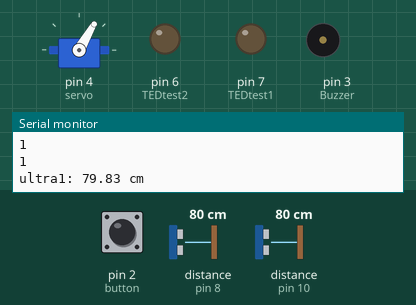
This sketch was run on a simulated Arduino Uno, built with avr-gcc and run on an emulated ATmega328P. On the bench: servo, output pins drawn as LEDs (lit = HIGH), buzzer (waves = sounding), the last lines printed to the serial monitor. Wiring (inferred from the names in the program): 2 × ultrasonic range finder: trigger pin 9, echo pin 8 / trigger pin 11, echo pin 10. The test bench sets the inputs (shaded band); at power-on: distance to the obstacle (sensors on pin 8, pin 10) 80 cm, pin 2 (button) LOW. The echo pulse lasts 58.3 µs per cm; pins used as bus, display or sensor lines are not drawn.

Above: at 1.2 s.
1.3 s: distance to the obstacle (sensor on pin 8) set to 55 cm
2.8 s: distance to the obstacle (sensor on pin 8) set to 47 cm
At 3.2 s:
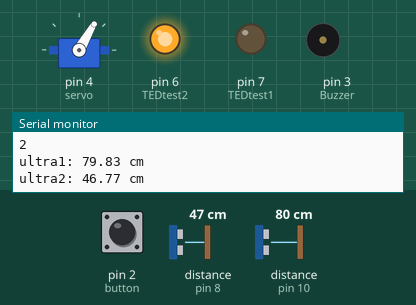
4.3 s: distance to the obstacle (sensor on pin 10) set to 53 cm
7.3 s: distance to the obstacle (sensor on pin 10) set to 47 cm
At 7.47 s:
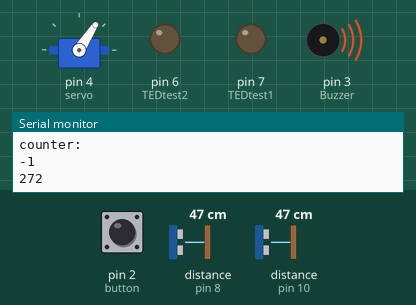
9.1 s: pin 2 (button) pulled HIGH for 1 s
At 9.41 s:
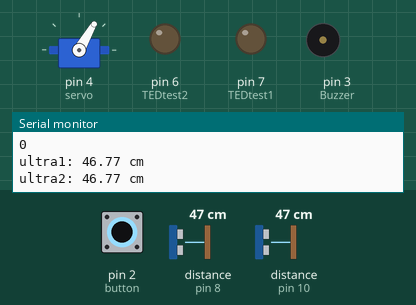
12.1 s: pin 2 (button) pulled HIGH for 3.2 s
At 15.7 s:
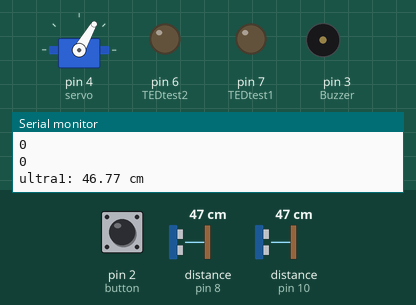
Timing chart, 0 to 17.2 s (numbered marks = the images above; inputs shaded):
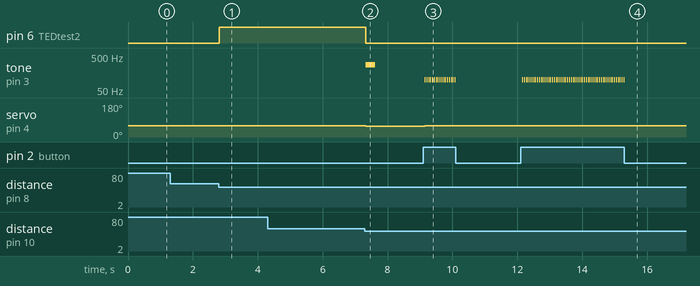

The sketch:

PeopleCounter.ino
```cpp
#define trigPin1 11 // send ultrasonic from sensor 1
#define echoPin1 10 // receive echo on sensor 1
#define trigPin2 9 // send ultrasonic from sensor 2
#define echoPin2 8 // receive echo on sensor 2
#define servo 4   //servo
#define Buzzer 3 // speaker
#define TEDtest1 7 // led testing
#define TEDtest2 6 // led testing
#define button 2 // button for starting song

#include <Servo.h>
Servo servoMain;
int buzzFreq;
float duration1, duration2, distance1, distance2;
int set1 = 1, set2 = 1, counter = 0, ArrayI, pos = 60;
double timer1, timer2;
int notecount[400];

void setup() {
  Serial.begin (9600);
  pinMode(trigPin1, OUTPUT);
  pinMode(echoPin1, INPUT);
  pinMode(trigPin2, OUTPUT);
  pinMode(echoPin2, INPUT);
  pinMode(TEDtest1, OUTPUT);
  pinMode(TEDtest2, OUTPUT);
  pinMode(button, INPUT);
  pinMode(servo, OUTPUT);
  pinMode(button, INPUT);
  servoMain.attach(servo); //servo pin4
  digitalWrite(button, LOW);
  digitalWrite(TEDtest1, LOW);
  digitalWrite(TEDtest2, LOW);
  servoMain.write(pos);
}

void loop() {
  if (set1 == 2) timer1 += 50;
  if (set2 == 2) timer2 += 50;

  // sensor 1
  digitalWrite(trigPin1, LOW);
  delayMicroseconds(2);
  digitalWrite(trigPin1, HIGH);
  delayMicroseconds(10);
  digitalWrite(trigPin1, LOW);

  duration1 = pulseIn(echoPin1, HIGH, 100000);
  if (set1 == 2) timer1 += (duration1 + 12) / 1000;
  if (set2 == 2) timer2 += (duration1 + 12) / 1000;
  distance1 = (duration1 / 2 ) / 29.1;
  if (distance1 >= 50.0 && distance2 >= 50 && set1 == 0) set1 = 1; //privent double counts
  if (distance1 < 50.0 && set1 == 1 && set2 != 2) {     // when condition meets, start timer1
    set1 = 2;
    digitalWrite(TEDtest1, HIGH);
  }
  // someone exited the room, update variables, update output, reset
  if (distance1 < 50.0 && set2 == 2 && set1 == 1) {
    counter--;
    pos -= 3;
    servoMain.write(pos);
    buzzFreq = TimetoFreq(timer2);
    tone(Buzzer, buzzFreq, 300);
    notecount[ArrayI] = buzzFreq;
    ArrayI++;
    digitalWrite(TEDtest2, LOW);
    // print to console for test
    Serial.println("timer2: ");
    Serial.println(timer2);
    Serial.println("counter: ");
    Serial.println(counter);
    Serial.println(buzzFreq);
    // reset variables
    timer2 = 0;
    set1 = 0;
    set2 = 0;
    delay(500);
  }
  //sensor 2
  digitalWrite(trigPin2, LOW);
  delayMicroseconds(2);
  digitalWrite(trigPin2, HIGH);
  delayMicroseconds(10);
  digitalWrite(trigPin2, LOW);

  duration2 = pulseIn(echoPin2, HIGH, 100000);
  if (set1 == 2) timer1 += (duration2 + 12) / 1000;
  if (set2 == 2) timer2 += (duration2 + 12) / 1000;
  distance2 = (duration2 / 2) / 29.1;
  if (distance2 >= 50.0 && distance1 >= 50 && set2 == 0) set2 = 1;
  if (distance2 < 50.0 && set2 == 1 && set1 != 2) {      // when condition meets, start timer2
    set2 = 2;
    digitalWrite(TEDtest2, HIGH);
  }

  // someone entered the room, update variables, update output, reset
  if (distance2 < 50.0 && set1 == 2 && set2 == 1) {
    counter++;
    pos += 3;
    servoMain.write(pos);
    buzzFreq = TimetoFreq(timer1);
    tone(Buzzer, buzzFreq, 300);
    notecount[ArrayI] = buzzFreq;
    ArrayI++;
    digitalWrite(TEDtest1, LOW);
    // print to console for test
    Serial.println("timer1: ");
    Serial.println(timer1);
    Serial.println("counter: ");
    Serial.println(counter);
    Serial.println(buzzFreq);
    // reset variables
    timer1 = 0;
    set1 = 0;
    set2 = 0;
    delay(500);
  }
  // print on monitor for testing
  Serial.print("ultra1: ");
  Serial.print(distance1);
  Serial.println(" cm");
  Serial.print("ultra2: ");
  Serial.print(distance2);
  Serial.println(" cm");
  Serial.println(set1);
  Serial.println(set2);
  delay(50);
  //play the music
  if (digitalRead(button) == HIGH || counter > 30 || counter < -10) {
    for (int i = 0; i <= ArrayI; i++) {
      tone(Buzzer, notecount[i], 12000 / sqrt(notecount[i]) );
    }
    pos = 60;
    servoMain.write(pos);
    counter = 0;
    ArrayI = 0;
    digitalWrite(button, LOW);
    tone(Buzzer, 100, 10);
  }
}
```

TimetoFreq.ino
```cpp
int TimetoFreq(int t) {
  if (t > 6000) return 230;
  else if (t > 3000) return int(15000 / sqrt(0.7 * t));
  else if (t > 2000) return int(18000 / sqrt(t));
  else if (t > 1000) return int(-0.4 * t + 1200);
  else if (t > 500) return int(-0.8 * t + 1600);
  else if (t > 250) return int(-1.2 * t + 1800);
  else return 1550;
}
```

Measured:
- the behaviour switches between 51 and 50 cm on distance to the obstacle (sensor on pin 8) (found by bisection; images 0 and 1)
- the behaviour switches between 51 and 50 cm on distance to the obstacle (sensor on pin 10) (found by bisection; images 1 and 2)
- after the input at 2.8 s, pin 6 (TEDtest2): LOW → HIGH at once
- after the input at 7.3 s, pin 6 (TEDtest2): HIGH → LOW at once; tone on pin 3 (Buzzer): silent → 272 Hz at once, → silent 0.30 s later; servo on pin 4 (servo): 60° → 57° at once
- after the input at 9.1 s, tone on pin 3 (Buzzer): alternates 100 Hz for 0.01 s and silent for 0.05 s, 34 changes in all, then stays silent, starting after 0.05 s; servo on pin 4 (servo): 57° → 60° after 0.05 s
- after the input at 12.1 s, tone on pin 3 (Buzzer): alternates 100 Hz for 0.01 s and silent for 0.05 s, 110 changes in all, then stays silent, starting after 0.05 s
